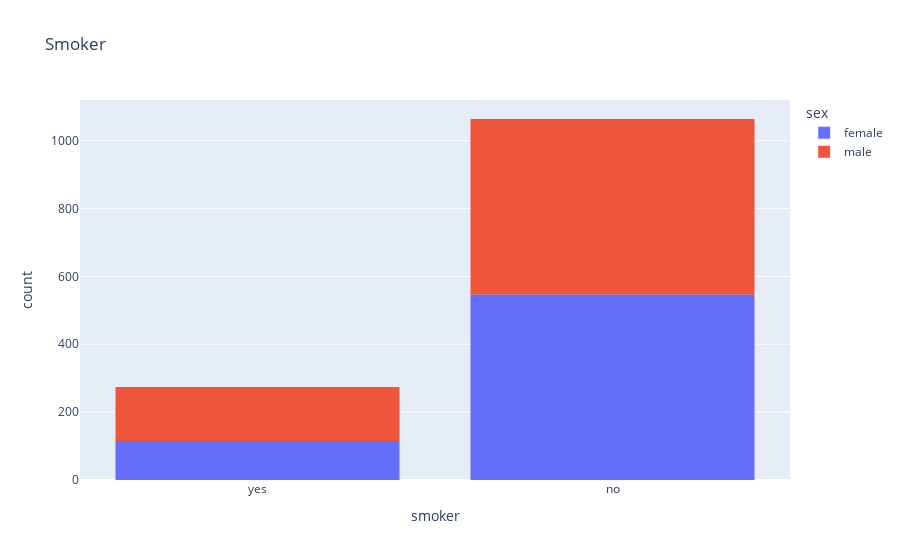

Write notebook code for a chart like this one.
### Code cell
px.histogram(medical_df, x = 'smoker', color = 'sex', title = 'Smoker')

### Figure 1 — Plotly figure (JSON) as saved in the notebook; plotly's stock layout.template omitted (floating-point values rounded to 4 significant figures; data arrays with more than 128 entries replaced by an {"elided": "..."} marker saying what was removed)
{"data": [{"alignmentgroup": "True", "bingroup": "x", "hovertemplate": "sex=female<br>smoker=%{x}<br>count=%{y}<extra></extra>", "legendgroup": "female", "marker": {"color": "#636efa", "pattern": {"shape": ""}}, "name": "female", "offsetgroup": "female", "orientation": "v", "showlegend": true, "type": "histogram", "x": {"elided": "662 str values"}, "xaxis": "x", "yaxis": "y"}, {"alignmentgroup": "True", "bingroup": "x", "hovertemplate": "sex=male<br>smoker=%{x}<br>count=%{y}<extra></extra>", "legendgroup": "male", "marker": {"color": "#EF553B", "pattern": {"shape": ""}}, "name": "male", "offsetgroup": "male", "orientation": "v", "showlegend": true, "type": "histogram", "x": {"elided": "676 str values"}, "xaxis": "x", "yaxis": "y"}], "layout": {"barmode": "relative", "legend": {"title": {"text": "sex"}, "tracegroupgap": 0}, "title": {"text": "Smoker"}, "xaxis": {"anchor": "y", "domain": [0, 1], "title": {"text": "smoker"}}, "yaxis": {"anchor": "x", "domain": [0, 1], "title": {"text": "count"}}}}
